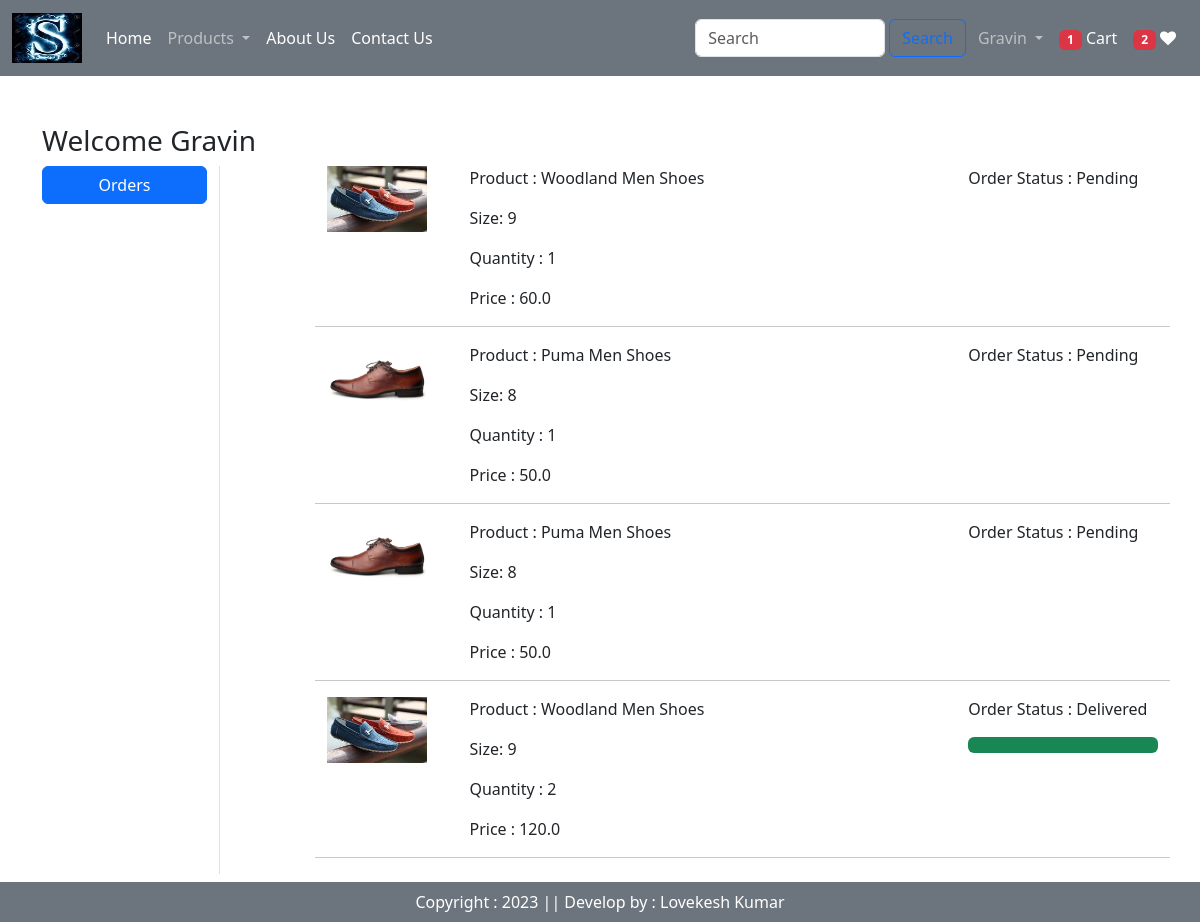
Screenshot of /orders/ (signed in) with the database file from the repository.
### shoeapp/models.py (models this page shows, shortened)
class OrderPlaced(models.Model):
    user = models.ForeignKey(User,on_delete=models.CASCADE)
    customer = models.ForeignKey(Customer,on_delete=models.CASCADE)
    product = models.ForeignKey(Product,on_delete=models.CASCADE)
    quantity = models.PositiveIntegerField(default=1)
    size = models.IntegerField(default=7)
    ordered_date = models.DateTimeField(auto_now_add=True)
    status = models.CharField(max_length=50,choices=STATUS_CHOICES,default='pending')
    payment = models.ForeignKey(Payment,on_delete=models.CASCADE,default="")
    @property
    def total_cost(self):
        return self.quantity * self.product.discounted_price

class Product(models.Model):
    title = models.CharField(max_length=100)
    selling_price = models.FloatField()
    discounted_price = models.FloatField()
    description = models.TextField()
    prodapp = models.TextField(default='')
    category = models.CharField(choices=CATEGORY_CHOICES,max_length=20)
    product_image = models.ImageField(upload_to='product')

### shoeapp/views.py (the view)
# urls.py: path('orders/',views.orders,name='orders'),
@login_required
def orders(request):
    totalitem = 0
    wishitem = 0
    if request.user.is_authenticated:
        totalitem = len(Cart.objects.filter(user=request.user))
        wishitem = len(Wishlist.objects.filter(user=request.user))
    order_placed = OrderPlaced.objects.filter(user=request.user)
    return render(request,'app/orders.html',locals())

### shoeapp/templates/app/orders.html (shortened to what this page needs)
{% extends 'app/base.html' %} {% load static %} {% block title %} Orders {% endblock title %} {% block main-content %}
<div class="container my-5">
    <div class="row">
        <h3>Welcome <span class="text-capitalize">{{request.user}}</span></h3>
        <div class="col-sm-2 border-end">
            <ul class="list-unstyled">
                <li class="d-grid"><a href="{% url 'orders' %}" class="btn btn-primary">Orders</a></li>
            </ul>
        </div>
        <div class="col-sm-9 offset-sm-1">
            {% for op in order_placed %}
            <div class="row">
                <div class="col-sm-2 zoom-hover">
                    <img src="{{op.product.product_image.url}}" class="img-fluid" height="100" width="100"/>
                </div>
                <div class="col-sm-7">
                    <p>Product : {{op.product.title}}</p>
                    <p>Size: {{op.size}}</p>
                    <p>Quantity : {{op.quantity}}</p>
                    <p>Price : {{op.total_cost}} </p>
                </div>
                <div class="col-sm-3">
                    <p>Order Status : {{op.status}} </p>
                    {% if op.status == 'Delivered' %}
                    <div class="progress">
                        <div class="progrss-bar bg-success" role="progressbar" style="width:100%" aria-valuenow="100" aria-valuemin="0" aria-valuemax="100"></div>
                    </div>
                    {% endif %}
                </div>
                <hr>
            </div>
            {% endfor %}
        </div>
    </div>
</div>
{% endblock main-content %}

### shoeapp/templates/app/base.html (shortened to what this page needs)
<!doctype html> {% load static %}
<html lang="en">
<head>
    <link href="https://cdn.jsdelivr.net/npm/bootstrap@5.3.0-alpha1/dist/css/bootstrap.min.css" rel="stylesheet">
    <link href="https://stackpath.bootstrapcdn.com/font-awesome/4.7.0/css/font-awesome.min.css" rel="stylesheet">
</head>
<body>
    <nav class="navbar navbar-expand-xl bg-secondary navbar-dark">
        <div class="container-fluid text-center">
            <a class="navbar-brand" href="#">
                <img src="{% static 'app/images/shoelogo.jpeg' %}" width="70" height="50">
            </a>
            <div class="collapse navbar-collapse" id="navbarSupportedContent">
                <ul class="navbar-nav me-auto mb-2 mb-lg-0">
                    {% if request.user.is_authenticated %}
                    <li class="nav-item">
                        <a class="nav-link active" aria-current="page" href="/">Home</a>
                    </li>
                    <li class="nav-item dropdown">
                        <a class="nav-link dropdown-toggle " href="#" role="button" data-bs-toggle="dropdown" aria-expanded="false">
                  Products
                </a>
                    </li>
                    <li class="nav-item">
                        <a class="nav-link text-white " href="{% url 'about' %}">About Us</a>
                    </li>
                    <li class="nav-item">
                        <a class="nav-link text-white" href="{% url 'contact' %}">Contact Us</a>
                    </li>
                </ul>
                <form class="d-flex justify-content-center" role="search" action="/search">
                    <input class="form-control me-1" style="width:190px;" type="search" placeholder="Search" name="search" aria-label="Search">
                    <button class="btn btn-outline-primary" type="submit">Search</button>
                </form>
                <ul class="navbar-nav mb-2 mx-1 mb-lg-0">
                    <li class="nav-item dropdown">
                        <a class="nav-link dropdown-toggle" href="#" role="button" data-bs-toggle="dropdown" aria-expanded="false">
                  {{request.user}}
                </a>
                    </li>
                    <li class="nav-item">
                        <a class="nav-link text-white" href="{% url 'showcart' %}"><span class="badge bg-danger">{% if totalitem > 0 %} {{totalitem}} {% endif %}</span> Cart </a>
                    </li>
                    <li class="nav-item">
                        <a class="nav-link text-white" href="{% url 'wishlist' %}"><span class="badge bg-danger">{% if wishitem > 0 %} {{wishitem}} {% endif %}</span> <i class="fa fa-heart"></i> </a>
                    </li>
                    {% endif %}
                </ul>
            </div>
        </div>
    </nav>
    {% block banner-slider %}{% endblock banner-slider %} {% block information %} {% endblock information %} {% block main-content %} {% endblock main-content %}
    <div class="my-5">
        <footer class="fixed-bottom text-center mt-5 p-2 bg-secondary text-white">
            Copyright : 2023 || Develop by : Lovekesh Kumar
        </footer>
    </div>
</body>
</html>

### shoeapp/templates/app/base.html (style rules this page uses)
.zoom-hover { transition: transform 0.3s ease; }

### rows the page displays
OrderPlaced: product.product_image (picture), product "Woodland Men Shoes", size "9", quantity "1", total_cost "60.0", status "Pending"
OrderPlaced: product.product_image (picture), product "Puma Men Shoes", size "8", quantity "1", total_cost "50.0", status "Pending"
OrderPlaced: product.product_image (picture), product "Puma Men Shoes", size "8", quantity "1", total_cost "50.0", status "Pending"
OrderPlaced: product.product_image (picture), product "Woodland Men Shoes", size "9", quantity "2", total_cost "120.0", status "Delivered"

### other values shown
{{ request.user }} "Gravin"
{{ totalitem }} "1"
{{ wishitem }} "2"
